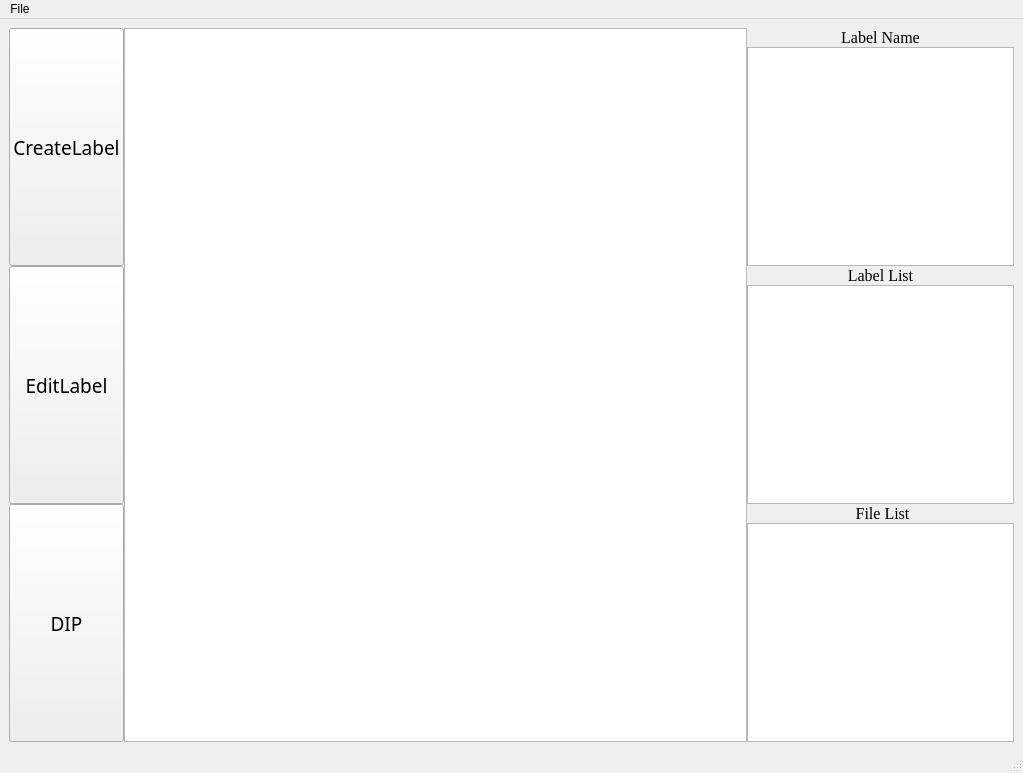
<?xml version="1.0" encoding="UTF-8"?>
<ui version="4.0">
 <class>MainWindow</class>
 <widget class="QMainWindow" name="MainWindow">
  <property name="geometry">
   <rect>
    <x>0</x>
    <y>0</y>
    <width>1023</width>
    <height>773</height>
   </rect>
  </property>
  <property name="windowTitle">
   <string>MainWindow</string>
  </property>
  <widget class="QWidget" name="centralwidget">
   <layout class="QVBoxLayout" name="verticalLayout">
    <item>
     <layout class="QHBoxLayout" name="horizontalLayout_1" stretch="1,7,3">
      <property name="spacing">
       <number>0</number>
      </property>
      <item>
       <layout class="QVBoxLayout" name="verticalLayout_11">
        <property name="spacing">
         <number>0</number>
        </property>
        <item>
         <widget class="QPushButton" name="pushButton_23">
          <property name="sizePolicy">
           <sizepolicy hsizetype="Preferred" vsizetype="Preferred">
            <horstretch>0</horstretch>
            <verstretch>0</verstretch>
           </sizepolicy>
          </property>
          <property name="font">
           <font>
            <family>Agency FB</family>
            <pointsize>14</pointsize>
           </font>
          </property>
          <property name="text">
           <string>CreateLabel</string>
          </property>
         </widget>
        </item>
        <item>
         <widget class="QPushButton" name="pushButton_21">
          <property name="sizePolicy">
           <sizepolicy hsizetype="Preferred" vsizetype="Preferred">
            <horstretch>0</horstretch>
            <verstretch>0</verstretch>
           </sizepolicy>
          </property>
          <property name="font">
           <font>
            <family>Agency FB</family>
            <pointsize>14</pointsize>
           </font>
          </property>
          <property name="text">
           <string>EditLabel</string>
          </property>
         </widget>
        </item>
        <item>
         <widget class="QPushButton" name="pushButton_25">
          <property name="sizePolicy">
           <sizepolicy hsizetype="Preferred" vsizetype="Preferred">
            <horstretch>0</horstretch>
            <verstretch>0</verstretch>
           </sizepolicy>
          </property>
          <property name="font">
           <font>
            <family>Agency FB</family>
            <pointsize>14</pointsize>
           </font>
          </property>
          <property name="text">
           <string>DIP</string>
          </property>
         </widget>
        </item>
       </layout>
      </item>
      <item>
       <layout class="QVBoxLayout" name="verticalLayout_10">
        <item>
         <widget class="QGraphicsView" name="graphicsView_2"/>
        </item>
       </layout>
      </item>
      <item>
       <layout class="QVBoxLayout" name="verticalLayout_9">
        <property name="spacing">
         <number>0</number>
        </property>
        <item>
         <widget class="QLabel" name="label_9">
          <property name="font">
           <font>
            <family>Times New Roman</family>
            <pointsize>12</pointsize>
           </font>
          </property>
          <property name="text">
           <string>Label Name</string>
          </property>
          <property name="alignment">
           <set>Qt::AlignCenter</set>
          </property>
         </widget>
        </item>
        <item>
         <widget class="QListWidget" name="listWidget_6"/>
        </item>
        <item>
         <widget class="QLabel" name="label_8">
          <property name="font">
           <font>
            <family>Times New Roman</family>
            <pointsize>12</pointsize>
           </font>
          </property>
          <property name="text">
           <string>Label List</string>
          </property>
          <property name="alignment">
           <set>Qt::AlignCenter</set>
          </property>
         </widget>
        </item>
        <item>
         <widget class="QListView" name="listView_3"/>
        </item>
        <item>
         <widget class="QLabel" name="label_7">
          <property name="font">
           <font>
            <family>Times New Roman</family>
            <pointsize>12</pointsize>
           </font>
          </property>
          <property name="layoutDirection">
           <enum>Qt::LeftToRight</enum>
          </property>
          <property name="text">
           <string> File List</string>
          </property>
          <property name="alignment">
           <set>Qt::AlignCenter</set>
          </property>
         </widget>
        </item>
        <item>
         <widget class="QListWidget" name="listWidget_5"/>
        </item>
       </layout>
      </item>
     </layout>
    </item>
   </layout>
  </widget>
  <widget class="QMenuBar" name="menuBar">
   <property name="geometry">
    <rect>
     <x>0</x>
     <y>0</y>
     <width>1023</width>
     <height>21</height>
    </rect>
   </property>
   <widget class="QMenu" name="menuFile">
    <property name="title">
     <string>File</string>
    </property>
    <addaction name="actionOpen"/>
    <addaction name="actionOpenDir"/>
    <addaction name="actionSave"/>
    <addaction name="actionSave_as"/>
    <addaction name="separator"/>
    <addaction name="actionExport_2"/>
    <addaction name="actionExport_Labeels"/>
    <addaction name="separator"/>
    <addaction name="actionExit"/>
   </widget>
   <addaction name="menuFile"/>
  </widget>
  <widget class="QStatusBar" name="statusBar"/>
  <action name="actionOpen">
   <property name="text">
    <string>OpenFile</string>
   </property>
  </action>
  <action name="actionOpenDir">
   <property name="text">
    <string>OpenDir</string>
   </property>
  </action>
  <action name="actionSave">
   <property name="text">
    <string>Save</string>
   </property>
  </action>
  <action name="actionSave_as">
   <property name="text">
    <string>Save as</string>
   </property>
  </action>
  <action name="actionExport">
   <property name="text">
    <string>Export</string>
   </property>
  </action>
  <action name="actionExport_2">
   <property name="text">
    <string>Export Image</string>
   </property>
  </action>
  <action name="actionExit">
   <property name="text">
    <string>Exit</string>
   </property>
  </action>
  <action name="actionExport_Labeels">
   <property name="text">
    <string>Export Labels</string>
   </property>
  </action>
 </widget>
 <resources/>
 <connections/>
</ui>
